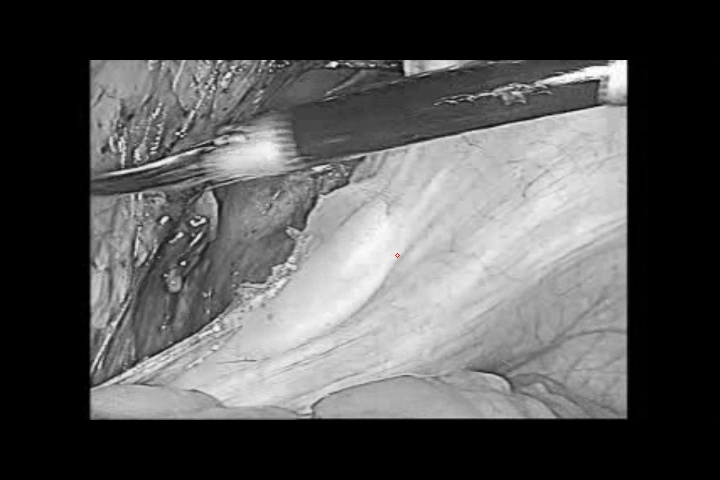
//> input picture college/particular/private_linked_projects/CLARA/Cascade/cascades/cascade/src/end.jpg, 720 x 480 px
$ ./surf ../../../../../CLARA/Cascade/cascades/cascade/src/end.jpg ../../../../../CLARA/Cascade/cascades/cascade/src/ori.jpg   (built with g++ and OpenCV 4)
//> lines starting //> are read from the running program, lines starting //| are printed output that depends on the picture
/**
 * @file SURF_FlannMatcher
 * @brief SURF detector + descriptor + FLANN Matcher
 * @author A. Huaman
 */

#include <stdio.h>
#include <iostream>
#include "opencv2/core/core.hpp"
#include "opencv2/features2d/features2d.hpp"
#include "opencv2/highgui/highgui.hpp"
#include "opencv2/nonfree/features2d.hpp"

using namespace cv;

void readme();

/**
 * @function main
 * @brief Main function
 */
int main( int argc, char** argv )
{
  if( argc != 3 )
  { readme(); return -1; }

  Mat img_1 = imread( argv[1], CV_LOAD_IMAGE_GRAYSCALE );
//> img_1: 480 rows x 720 cols, CV_8UC1; min 0, max 255, mean 85.4
  Mat img_2 = imread( argv[2], CV_LOAD_IMAGE_GRAYSCALE );
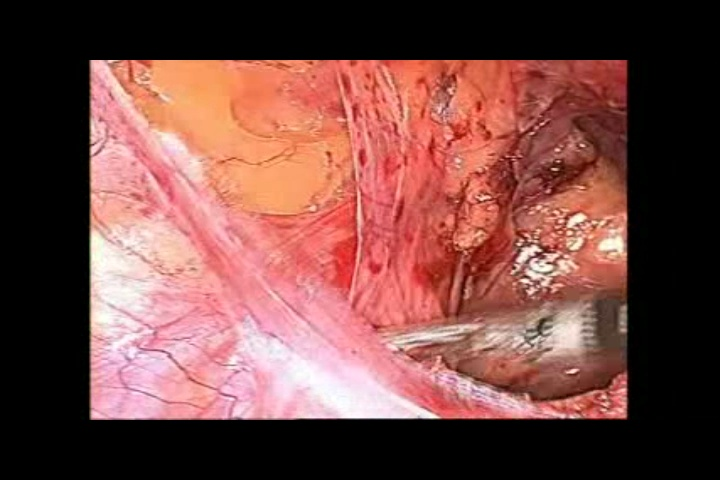
//> input picture college/particular/private_linked_projects/CLARA/Cascade/cascades/cascade/src/ori.jpg, 720 x 480 px
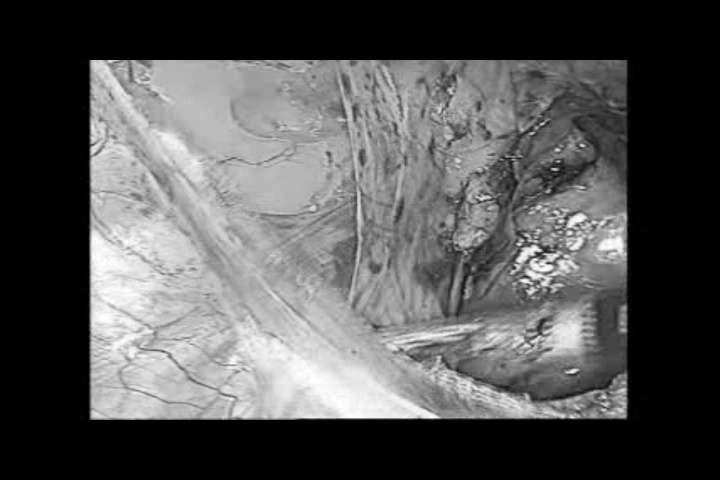
//> img_2: 480 rows x 720 cols, CV_8UC1; min 0, max 255, mean 86.5

  if( !img_1.data || !img_2.data )
  { std::cout<< " --(!) Error reading images " << std::endl; return -1; }

  //-- Step 1: Detect the keypoints using SURF Detector
  int minHessian = 600;		//400

//> (the run ends here: the program needs code that is not available in this run, at `SurfFeatureDetector detector( minHessian );`)
